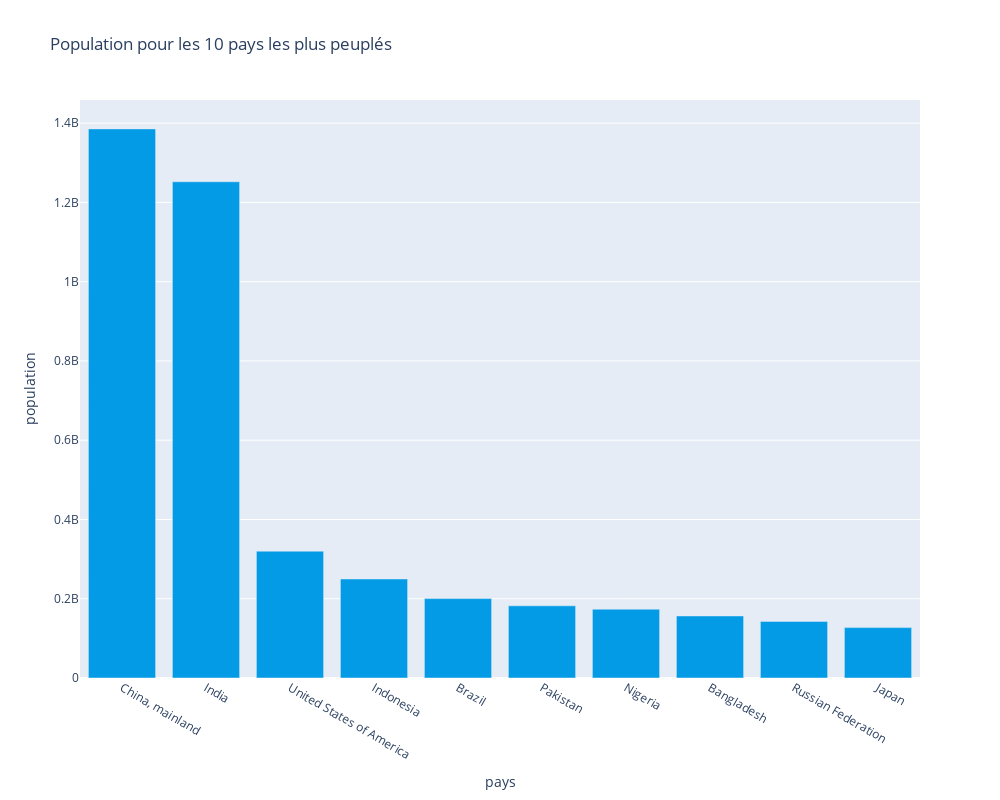

Source (notebook cell):
### Code cell
# Création du graphique
label_px = {'x':'pays', 'y':'population'}
dPopulation.sort_values(by='Value', ascending=False, inplace=True )
fig = px.bar(x=dPopulation.head(10).Country, color_discrete_sequence=color_list_bar, y=dPopulation.head(10).Value, 
             height=1000, title="Population pour les 10 pays les plus peuplés", labels=label_px)

# Mise à l'échel et affichage du graphique
fig.update_layout(
    autosize=False,
    width=1000,
    height=800
)
fig.show()

### Figure 1 — Plotly figure (JSON) as saved in the notebook; plotly's stock layout.template omitted (floating-point values rounded to 4 significant figures)
{"data": [{"alignmentgroup": "True", "hovertemplate": "pays=%{x}<br>population=%{y}<extra></extra>", "legendgroup": "", "marker": {"color": "#039be5", "pattern": {"shape": ""}}, "name": "", "offsetgroup": "", "orientation": "v", "showlegend": false, "textposition": "auto", "type": "bar", "x": ["China, mainland", "India", "United States of America", "Indonesia", "Brazil", "Pakistan", "Nigeria", "Bangladesh", "Russian Federation", "Japan"], "xaxis": "x", "y": [1385567000, 1252140000, 320051000, 249866000, 200362000, 182143000, 173615000, 156595000, 142834000, 127144000], "yaxis": "y"}], "layout": {"autosize": false, "barmode": "relative", "height": 800, "legend": {"tracegroupgap": 0}, "title": {"text": "Population pour les 10 pays les plus peuplés"}, "width": 1000, "xaxis": {"anchor": "y", "domain": [0, 1], "title": {"text": "pays"}}, "yaxis": {"anchor": "x", "domain": [0, 1], "title": {"text": "population"}}}}
